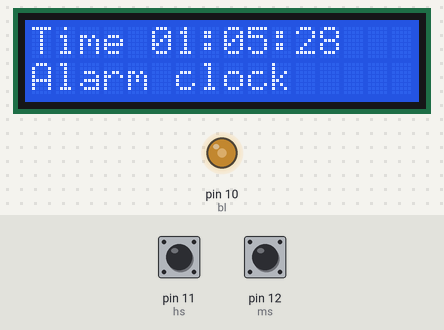
This sketch was run on a simulated Arduino Uno, built with avr-gcc and run on an emulated ATmega328P. Parts: 16×2 character LCD, output pins drawn as LEDs (lit = HIGH). The inputs (shaded band) are chosen by the test bench; at power-on: pin 11 (hs) HIGH, pin 12 (ms) HIGH. Pins used as bus, display or sensor lines are not drawn.

Above: at 1.2 s.
1.3 s: pin 11 (hs) pulled LOW for 1 s
At 2.8 s:
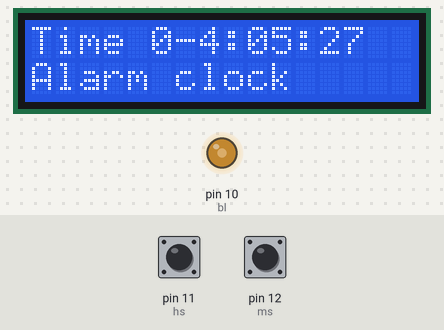
3.8 s: pin 12 (ms) pulled LOW for 3.2 s
At 7.8 s:
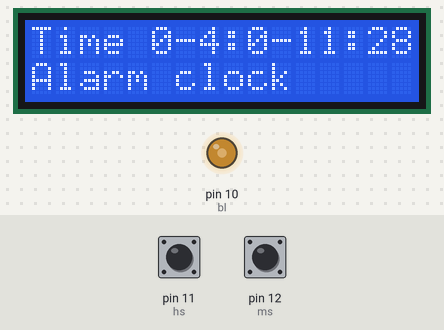
8.5 s: pin 11 (hs) pulled LOW for 0.2 s
At 9.8 s:
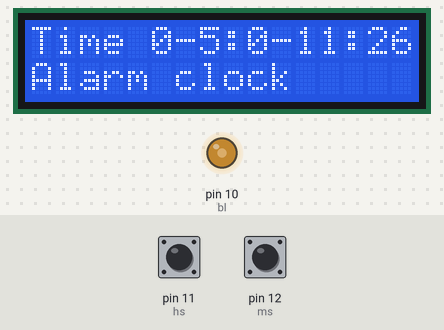
10.5 s: pin 12 (ms) pulled LOW for 0.2 s
At 11.5 s:
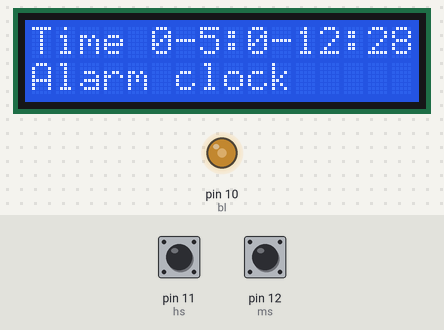
Timing chart, 0 to 13.5 s (numbered marks = the images above; inputs shaded):
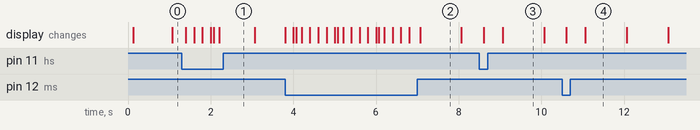

The sketch:

Alarmclock.ino
```cpp
//The code is modified from code from https://create.arduino.cc/projecthub/plouc68000/simplest-uno-digital-clock-ever-4613aa

#include "LiquidCrystal.h"

// This defines the LCD wiring to the DIGITALpins
const int rs = 2, en = 3, d4 = 4, d5 = 5, d6 = 6, d7 = 7;
LiquidCrystal lcd(rs, en, d4, d5, d6, d7);

// Digital LCD Constrast setting
int cs=9;// pin 9 for contrast PWM
const int contrast = 100;// default contrast

// set the initial Time to be 01:05:29
int h=1;
int m=5;
int s=29;


// Time Set Buttons
int button1;
int button2;
int button3;

// Pins definition for Time Set Buttons
int hs=11;// pin 0 for Hours Setting
int ms=12;// pin 1 for Minutes Setting
int reset=13;

// Backlight Time Out
const int Time_light=600; // Let the light keep on for 60 seconds
int bl_TO=Time_light;// Backlight Time-Out
int bl=10; // Backlight pin
const int backlight=120;

// For accurate Time reading, use Arduino Real Time Clock and not just delay()
static uint32_t last_time, now = 0; // RTC


void setup()
{
  lcd.begin(16,2);
  pinMode(hs,INPUT_PULLUP);// avoid external Pullup resistors for Button 1
  pinMode(ms,INPUT_PULLUP);// and Button 2
  pinMode(reset,INPUT_PULLUP); //Button 3
  analogWrite(cs,contrast);// Adjust Contrast VO
  analogWrite(bl,backlight);// Turn on Backlight
  now=millis(); // read RTC initial value
  pinMode(8,OUTPUT);
}


void loop()
{
  lcd.begin(16,2);// every second
// Update LCD Display
// Print TIME in Hour, Min, Sec
 lcd.setCursor(0,0);
 lcd.print("Time ");
 if(h<10)lcd.print("0");// always 2 digits
 lcd.print(h);
 lcd.print(":");
 if(m<10)lcd.print("0");
 lcd.print(m);
 lcd.print(":");
 if(s<10)lcd.print("0");
 lcd.print(s);


 lcd.setCursor(0,1);// for Line 2
 lcd.print("Alarm clock");
  for ( int i=0 ;i<5 ;i++)// make 5 time 200ms loop, for faster Button response
{

  while ((now-last_time)<200) //delay200ms
  {
    now=millis();
  }
 // inner 200ms loop
 last_time=now; // prepare for next loop

 // read Setting Buttons
 button1=digitalRead(hs);// Read Buttons
 button2=digitalRead(ms);

 //Backlight time out
 bl_TO--;
 if(bl_TO==0)
 {
  analogWrite(bl,0);// Backlight OFF
  bl_TO++;
 }

 // Hit any to activate Backlight
 if(  ((button1==0)|(button2==0)) & (bl_TO==1)  )
 {
  bl_TO=Time_light;
  analogWrite(bl,backlight);
  }
  else
 // Process Button 1 or Button 2 when hit while Backlight on
 {
  if(button1==0){
   h=h-1;
   bl_TO=Time_light;
   analogWrite(bl,backlight);
  }

 if(button2==0){
  s=29;
  m=m-1;
  bl_TO=Time_light;
  analogWrite(bl,backlight);
  }

 if((button1==0)|(button2==0))// Update display if time set button pressed
 {
  // Update LCD Display
  // Print TIME in Hour, Min, Sec
  lcd.setCursor(0,0);
  lcd.print("Time ");
  if(h<10)lcd.print("0");// always 2 digits
  lcd.print(h);
  lcd.print(":");
  if(m<10)lcd.print("0");
  lcd.print(m);
  lcd.print(":");
  if(s<10)lcd.print("0");
  lcd.print(s);


  lcd.setCursor(0,1);// for Line 2
  lcd.print("Alarm clock");
 }


 } // end if else
}// end for


// outer 1000ms loop

 s=s-1; //increment sec. counting


// ---- manage seconds, minutes, hours am/pm overflow ----
 if(s==-1){
  s=59;
  m=m-1;
 }
 if(m==-1)
 {
  m=59;
  h=h-1;
 }
 if(h==-1)
 {
  h=24;
 }
 if(s==0 & m==0 & h==0){
  h=24;
  m=59;
  s=58;
  digitalWrite(8,HIGH);
  tone(8,880);
  delay(200);
  tone(8,880);
  delay(200);
  button3=digitalRead(reset);
  while(button3==1){
    tone(8,880);
    delay(200);
    tone(8,880);
    delay(200);
    noTone(8);
    delay(500);
    button3=digitalRead(reset);
  }
 }
 else{
 noTone(8);
 }


// Loop end
}
```

Measured:
- what the display in image 2 shows lasts 1.0 s, from 7.1 s to 8.1 s
